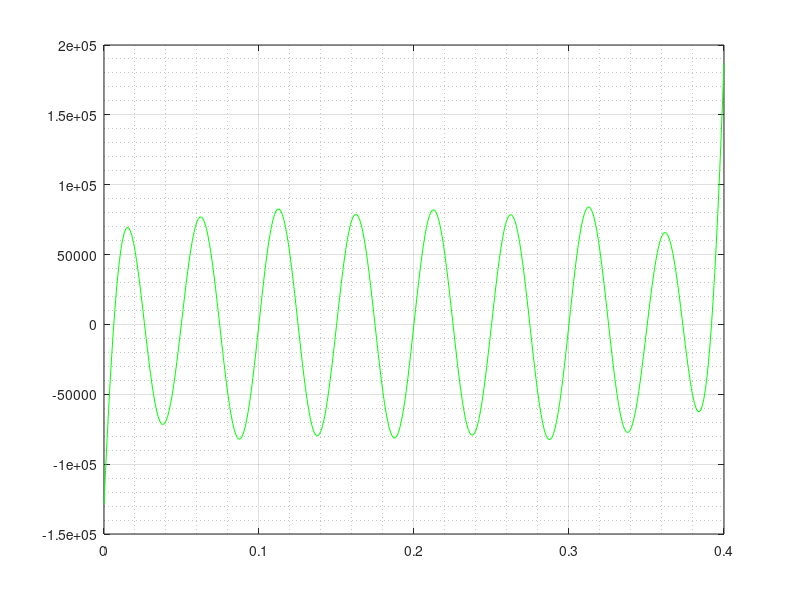
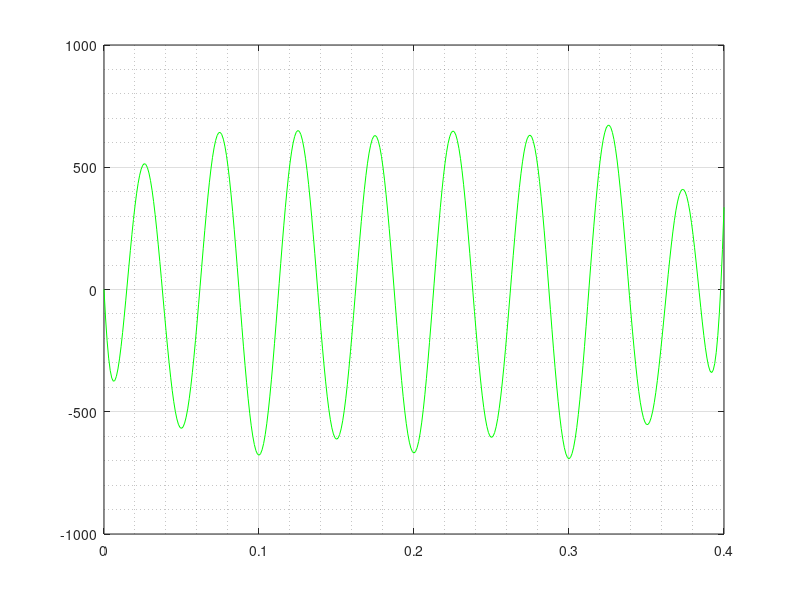
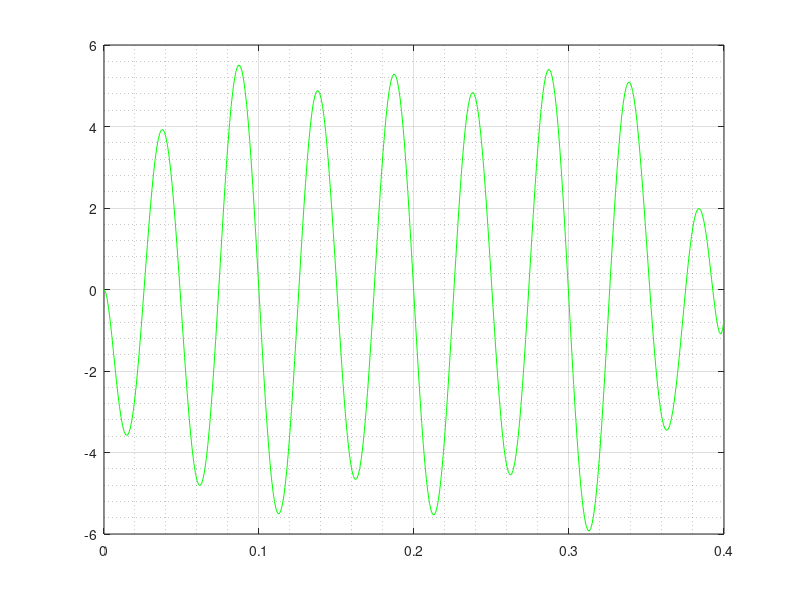

MATLAB code for these plots, in order:
clear all
format longeng

plot_unadjusted = false ;
plot_adjustment1 = false ;
plot_adjustment2 = true ;

dt = 1e-03 ;
T = 0.4 ;
t = 0:dt:T ;
NT = length(t) ;
N = 10 ; % approximation order = N - 1

d2u = zeros(1,NT) ;
for i = 1:NT
    d2u(i) = 5.1 * (40 * pi)^2 * sin(40 * pi * t(i)) ;
end

% folder = 'ChiChi' ;
% data = 'RSN1204_CHICHI_CHY039-E' ;
% [d2u,dt,NT] = readPEER(folder,cat(2,data,'.AT2')) ;
% d2u = d2u * 981 ; % convert from gs to cm/s^2
% realV = readPEER(folder,cat(2,data,'.VT2')) ;
% realD = readPEER(folder,cat(2,data,'.DT2')) ;
% 
% d2u = cat(2,0,transpose(d2u)) ; NT = NT + 1 ;
% realV = cat(2,0,transpose(realV)) ;
% realD = cat(2,0,transpose(realD)) ;
% T = dt * (NT - 1) ;
% t = 0:dt:T ;
% N = 4 ; % approximation order = N - 1
% 
% %%%%%%%%%%%%%
% T = 76.17 ;
% t0 = 26 ;
% 
% istart = t0 / dt + 1;
% iend = T / dt + 1 ;
% NT = iend - istart + 1 ;
% 
% d2u = d2u(istart:iend);
% t = 0:dt:T-t0;
% %%%%%%%%%%%%%

beta = 1 / 4 ;
gamma = 1 / 2 ;


% COMPUTE UNADJUSTED TIME HISTORIES WITH NEWMARK
% --------------------------------------------------------------------------------------------------

du = zeros(1,NT) ;
u = zeros(1,NT) ;
for i = 1:NT-1
    du(i+1) = du(i) + (1 - gamma) * dt * d2u(i) + gamma * dt * d2u(i+1) ;
    u(i+1) = u(i) + dt * du(i) + (1 / 2 - beta) * dt^2 * d2u(i) + beta * dt^2 * d2u(i+1) ;
end


% COMPUTE ADJUSTED TIME HISTORIES WITH VELOCITY FIT
% --------------------------------------------------------------------------------------------------

K = zeros(N,N) ;
for k = 1:N
    for j = 1:N
        K(k,j) = (j + 1) * T^(k + j + 1) / (k + j + 1) ;
    end
end

[L,U,perm] = lu(K) ; % LU factorization with row-reordering permuation matrix

I = zeros(N,1) ; i = 1 ;
while i <= NT-1
    for k = 1:N
        I(k) = I(k) + dt * t(i)^k * du(i) ...
                    + (1 / 2 - beta) * dt^2 * (t(i)^k * d2u(i) + k * t(i)^(k - 1) * du(i)) ...
                    + beta * dt^2 * (t(i+1)^k * d2u(i+1) + k * t(i+1)^(k - 1) * du(i+1)) ;
    end, i = i + 1 ;
end

C = U \ (L \ perm * I) ; % solve the LU system

d2P = zeros(1,NT) ; dP = zeros(1,NT) ; P = zeros(1,NT) ;
d2uStar = zeros(1,NT) ; duStar = zeros(1,NT) ; uStar = zeros(1,NT) ;
for i = 1:NT
    for k = 1:N
        d2P(i) = d2P(i) + (k * k + k) * C(k) * t(i)^(k-1) ;
        dP(i) = dP(i) + (k + 1) * C(k) * t(i)^k ;
        P(i) = P(i) + C(k) * t(i)^(k+1) ;
    end
    d2uStar(i) = d2u(i) - d2P(i) ;
    duStar(i) = du(i) - dP(i) ;
    uStar(i) = u(i) - P(i) ;
end


% COMPUTE ADJUSTED TIME HISTORIES WITH DISPLACEMENT FIT
% --------------------------------------------------------------------------------------------------

KStar = zeros(N,N) ;
for k = 1:N
    for j = 1:N
        KStar(k,j) = T^(k + j + 3) / (k + j + 3) ;
    end
end

[L,U,perm] = lu(KStar) ; % LU factorization with row-reordering permuation matrix

IStar = zeros(N,1) ; i = 1 ;
while i <= NT-1
    for k = 1:N
        IStar(k) = IStar(k) + dt * (t(i+1)^(k+1) * uStar(i+1) + t(i)^(k+1) * uStar(i)) ;
    end, i = i + 1 ;
end, IStar = IStar / 2 ;

CStar = U \ (L \ perm * IStar) ; % solve the LU system

d2PStar = zeros(1,NT) ; dPStar = zeros(1,NT) ; PStar = zeros(1,NT) ;
d2uStar2 = zeros(1,NT) ; duStar2 = zeros(1,NT) ; uStar2 = zeros(1,NT) ;
for i = 1:NT
    for k = 1:N
        d2PStar(i) = d2PStar(i) + (k * k + k) * CStar(k) * t(i)^(k-1) ;
        dPStar(i) = dPStar(i) + (k + 1) * CStar(k) * t(i)^k ;
        PStar(i) = PStar(i) + CStar(k) * t(i)^(k+1) ;
    end
    d2uStar2(i) = d2uStar(i) - d2PStar(i) ;
    duStar2(i) = duStar(i) - dPStar(i) ;
    uStar2(i) = uStar(i) - PStar(i) ;
end


% GENERATE PLOTS
% --------------------------------------------------------------------------------------------------

if (plot_unadjusted == true)
    figure(1)
    plot(t,d2u)
    hold on
    set(gca,'fontname','arial','fontsize',12)
    title('Acceleration Time History')
    ylabel ('\fontname{cambria math}{\ita}({\itt})\fontname{arial}, mm/s^{2}')
    xlabel ('\fontname{cambria math}{\itt}\fontname{arial}, s')
    grid on
    grid minor

    figure(2)
    plot(t,du)
    grid on
    grid minor

    figure(3)
    plot(t,u)
    grid on
    grid minor
end

if (plot_adjustment1 == true)
    figure(4)
    plot(t,d2uStar,'color',[1 0 0])
    grid on
    grid minor

    figure(5)
    plot(t,duStar,'color',[1 0 0])
    hold on
    set(gca,'fontname','arial','fontsize',12)
    title('Adjusted Velocity Time History')
    ylabel ('\fontname{cambria math}{\itv^{*}}({\itt})\fontname{arial}, mm/s')
    xlabel ('\fontname{cambria math}{\itt}\fontname{arial}, s')
    grid on
    grid minor

    figure(6)
    plot(t,uStar,'color',[1 0 0])
    hold on
    set(gca,'fontname','arial','fontsize',12)
    title('Adjusted Displacement Time History')
    ylabel ('\fontname{cambria math}{\ity^{*}}({\itt})\fontname{arial}, mm')
    xlabel ('\fontname{cambria math}{\itt}\fontname{arial}, s')
    grid on
    grid minor
end

if (plot_adjustment2 == true)
    figure(7)
    plot(t,d2uStar2,'color',[0 1 0])
    grid on
    grid minor

    figure(8)
    plot(t,duStar2,'color',[0 1 0])
    grid on
    grid minor

    figure(9)
    plot(t,uStar2,'color',[0 1 0])
    grid on
    grid minor
end
